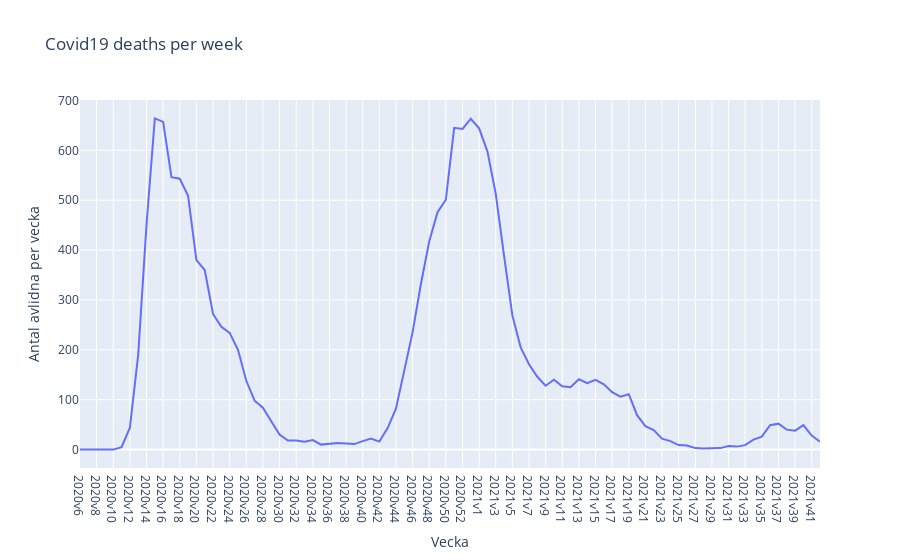

Notebook code for this chart:
### Markdown cell above
För deluppgifterna c-f, använd både Seaborn och Plotly express. För Seaborn, använd subplots så du får 2x2 grid med graferna.
- c) Rita en linjediagram som visar avlidna fall per vecka från 2020v6 till nu.

### Code cell
#creating the figure and plotting in out
fig = px.line(covid19, x="Vecka", y="Antal avlidna per vecka", title='Covid19 deaths per week')
fig.show()

# saving the figure
fig.write_html("Visualiseringar/Upp1_c_Covid19_deaths_per_week.html")

### Figure 1 — Plotly figure (JSON) as saved in the notebook; plotly's stock layout.template omitted (floating-point values rounded to 4 significant figures)
{"data": [{"hovertemplate": "Vecka=%{x}<br>Antal avlidna per vecka=%{y}<extra></extra>", "legendgroup": "", "line": {"color": "#636efa", "dash": "solid"}, "marker": {"symbol": "circle"}, "mode": "lines", "name": "", "orientation": "v", "showlegend": false, "type": "scatter", "x": ["2020v6", "2020v7", "2020v8", "2020v9", "2020v10", "2020v11", "2020v12", "2020v13", "2020v14", "2020v15", "2020v16", "2020v17", "2020v18", "2020v19", "2020v20", "2020v21", "2020v22", "2020v23", "2020v24", "2020v25", "2020v26", "2020v27", "2020v28", "2020v29", "2020v30", "2020v31", "2020v32", "2020v33", "2020v34", "2020v35", "2020v36", "2020v37", "2020v38", "2020v39", "2020v40", "2020v41", "2020v42", "2020v43", "2020v44", "2020v45", "2020v46", "2020v47", "2020v48", "2020v49", "2020v50", "2020v51", "2020v52", "2020v53", "2021v1", "2021v2", "2021v3", "2021v4", "2021v5", "2021v6", "2021v7", "2021v8", "2021v9", "2021v10", "2021v11", "2021v12", "2021v13", "2021v14", "2021v15", "2021v16", "2021v17", "2021v18", "2021v19", "2021v20", "2021v21", "2021v22", "2021v23", "2021v24", "2021v25", "2021v26", "2021v27", "2021v28", "2021v29", "2021v30", "2021v31", "2021v32", "2021v33", "2021v34", "2021v35", "2021v36", "2021v37", "2021v38", "2021v39", "2021v40", "2021v41", "2021v42"], "xaxis": "x", "y": [0, 0, 0, 0, 0, 5, 44, 190, 451, 664, 657, 546, 543, 509, 380, 360, 272, 246, 234, 200, 138, 98, 84, 57, 30, 18, 18, 16, 19, 10, 12, 13, 12, 11, 17, 22, 16, 43, 82, 157, 235, 332, 417, 476, 501, 645, 643, 663, 644, 598, 513, 389, 269, 205, 171, 146, 128, 140, 127, 125, 141, 133, 140, 131, 115, 106, 111, 69, 47, 39, 22, 17, 9, 8, 3, 2, 3, 3, 7, 6, 9, 20, 26, 49, 52, 40, 38, 49, 28, 16], "yaxis": "y"}], "layout": {"legend": {"tracegroupgap": 0}, "title": {"text": "Covid19 deaths per week"}, "xaxis": {"anchor": "y", "domain": [0, 1], "title": {"text": "Vecka"}}, "yaxis": {"anchor": "x", "domain": [0, 1], "title": {"text": "Antal avlidna per vecka"}}}}
